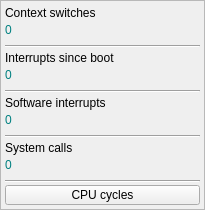
     <widget class="QFrame" name="cpudexdt">
      <property name="geometry">
       <rect>
        <x>5</x>
        <y>240</y>
        <width>205</width>
        <height>210</height>
       </rect>
      </property>
      <property name="sizePolicy">
       <sizepolicy hsizetype="Fixed" vsizetype="Fixed">
        <horstretch>0</horstretch>
        <verstretch>0</verstretch>
       </sizepolicy>
      </property>
      <property name="minimumSize">
       <size>
        <width>205</width>
        <height>210</height>
       </size>
      </property>
      <property name="maximumSize">
       <size>
        <width>205</width>
        <height>210</height>
       </size>
      </property>
      <property name="frameShape">
       <enum>QFrame::StyledPanel</enum>
      </property>
      <property name="frameShadow">
       <enum>QFrame::Raised</enum>
      </property>
      <widget class="QLabel" name="cpudcsnm">
       <property name="geometry">
        <rect>
         <x>5</x>
         <y>20</y>
         <width>195</width>
         <height>20</height>
        </rect>
       </property>
       <property name="sizePolicy">
        <sizepolicy hsizetype="Fixed" vsizetype="Fixed">
         <horstretch>0</horstretch>
         <verstretch>0</verstretch>
        </sizepolicy>
       </property>
       <property name="minimumSize">
        <size>
         <width>195</width>
         <height>20</height>
        </size>
       </property>
       <property name="maximumSize">
        <size>
         <width>195</width>
         <height>20</height>
        </size>
       </property>
       <property name="styleSheet">
        <string notr="true">font: 15pt &quot;JetBrains Mono&quot;;
color: #008080;</string>
       </property>
       <property name="text">
        <string>0</string>
       </property>
      </widget>
      <widget class="QLabel" name="cpudcslb">
       <property name="geometry">
        <rect>
         <x>5</x>
         <y>5</y>
         <width>195</width>
         <height>15</height>
        </rect>
       </property>
       <property name="sizePolicy">
        <sizepolicy hsizetype="Fixed" vsizetype="Fixed">
         <horstretch>0</horstretch>
         <verstretch>0</verstretch>
        </sizepolicy>
       </property>
       <property name="minimumSize">
        <size>
         <width>195</width>
         <height>15</height>
        </size>
       </property>
       <property name="maximumSize">
        <size>
         <width>195</width>
         <height>15</height>
        </size>
       </property>
       <property name="text">
        <string>Context switches</string>
       </property>
      </widget>
      <widget class="Line" name="cpudlin1">
       <property name="geometry">
        <rect>
         <x>5</x>
         <y>45</y>
         <width>195</width>
         <height>3</height>
        </rect>
       </property>
       <property name="sizePolicy">
        <sizepolicy hsizetype="Fixed" vsizetype="Fixed">
         <horstretch>0</horstretch>
         <verstretch>0</verstretch>
        </sizepolicy>
       </property>
       <property name="minimumSize">
        <size>
         <width>195</width>
         <height>3</height>
        </size>
       </property>
       <property name="maximumSize">
        <size>
         <width>195</width>
         <height>3</height>
        </size>
       </property>
       <property name="orientation">
        <enum>Qt::Horizontal</enum>
       </property>
      </widget>
      <widget class="QLabel" name="cpudinnm">
       <property name="geometry">
        <rect>
         <x>5</x>
         <y>65</y>
         <width>195</width>
         <height>20</height>
        </rect>
       </property>
       <property name="sizePolicy">
        <sizepolicy hsizetype="Fixed" vsizetype="Fixed">
         <horstretch>0</horstretch>
         <verstretch>0</verstretch>
        </sizepolicy>
       </property>
       <property name="minimumSize">
        <size>
         <width>195</width>
         <height>20</height>
        </size>
       </property>
       <property name="maximumSize">
        <size>
         <width>195</width>
         <height>20</height>
        </size>
       </property>
       <property name="styleSheet">
        <string notr="true">font: 15pt &quot;JetBrains Mono&quot;;
color: #008080;</string>
       </property>
       <property name="text">
        <string>0</string>
       </property>
      </widget>
      <widget class="Line" name="cpudlin2">
       <property name="geometry">
        <rect>
         <x>5</x>
         <y>90</y>
         <width>195</width>
         <height>3</height>
        </rect>
       </property>
       <property name="sizePolicy">
        <sizepolicy hsizetype="Fixed" vsizetype="Fixed">
         <horstretch>0</horstretch>
         <verstretch>0</verstretch>
        </sizepolicy>
       </property>
       <property name="minimumSize">
        <size>
         <width>195</width>
         <height>3</height>
        </size>
       </property>
       <property name="maximumSize">
        <size>
         <width>195</width>
         <height>3</height>
        </size>
       </property>
       <property name="orientation">
        <enum>Qt::Horizontal</enum>
       </property>
      </widget>
      <widget class="QLabel" name="cpudinlb">
       <property name="geometry">
        <rect>
         <x>5</x>
         <y>50</y>
         <width>195</width>
         <height>15</height>
        </rect>
       </property>
       <property name="sizePolicy">
        <sizepolicy hsizetype="Fixed" vsizetype="Fixed">
         <horstretch>0</horstretch>
         <verstretch>0</verstretch>
        </sizepolicy>
       </property>
       <property name="minimumSize">
        <size>
         <width>195</width>
         <height>15</height>
        </size>
       </property>
       <property name="maximumSize">
        <size>
         <width>195</width>
         <height>15</height>
        </size>
       </property>
       <property name="text">
        <string>Interrupts since boot</string>
       </property>
      </widget>
      <widget class="Line" name="cpudlin3">
       <property name="geometry">
        <rect>
         <x>5</x>
         <y>135</y>
         <width>195</width>
         <height>3</height>
        </rect>
       </property>
       <property name="sizePolicy">
        <sizepolicy hsizetype="Fixed" vsizetype="Fixed">
         <horstretch>0</horstretch>
         <verstretch>0</verstretch>
        </sizepolicy>
       </property>
       <property name="minimumSize">
        <size>
         <width>195</width>
         <height>3</height>
        </size>
       </property>
       <property name="maximumSize">
        <size>
         <width>195</width>
         <height>3</height>
        </size>
       </property>
       <property name="orientation">
        <enum>Qt::Horizontal</enum>
       </property>
      </widget>
      <widget class="QLabel" name="cpudsinm">
       <property name="geometry">
        <rect>
         <x>5</x>
         <y>110</y>
         <width>195</width>
         <height>20</height>
        </rect>
       </property>
       <property name="sizePolicy">
        <sizepolicy hsizetype="Fixed" vsizetype="Fixed">
         <horstretch>0</horstretch>
         <verstretch>0</verstretch>
        </sizepolicy>
       </property>
       <property name="minimumSize">
        <size>
         <width>195</width>
         <height>20</height>
        </size>
       </property>
       <property name="maximumSize">
        <size>
         <width>195</width>
         <height>20</height>
        </size>
       </property>
       <property name="styleSheet">
        <string notr="true">font: 15pt &quot;JetBrains Mono&quot;;
color: #008080;</string>
       </property>
       <property name="text">
        <string>0</string>
       </property>
      </widget>
      <widget class="QLabel" name="cpudsilb">
       <property name="geometry">
        <rect>
         <x>5</x>
         <y>95</y>
         <width>195</width>
         <height>15</height>
        </rect>
       </property>
       <property name="sizePolicy">
        <sizepolicy hsizetype="Fixed" vsizetype="Fixed">
         <horstretch>0</horstretch>
         <verstretch>0</verstretch>
        </sizepolicy>
       </property>
       <property name="minimumSize">
        <size>
         <width>195</width>
         <height>15</height>
        </size>
       </property>
       <property name="maximumSize">
        <size>
         <width>195</width>
         <height>15</height>
        </size>
       </property>
       <property name="text">
        <string>Software interrupts</string>
       </property>
      </widget>
      <widget class="Line" name="cpudlin4">
       <property name="geometry">
        <rect>
         <x>5</x>
         <y>180</y>
         <width>195</width>
         <height>3</height>
        </rect>
       </property>
       <property name="sizePolicy">
        <sizepolicy hsizetype="Fixed" vsizetype="Fixed">
         <horstretch>0</horstretch>
         <verstretch>0</verstretch>
        </sizepolicy>
       </property>
       <property name="minimumSize">
        <size>
         <width>195</width>
         <height>3</height>
        </size>
       </property>
       <property name="maximumSize">
        <size>
         <width>195</width>
         <height>3</height>
        </size>
       </property>
       <property name="orientation">
        <enum>Qt::Horizontal</enum>
       </property>
      </widget>
      <widget class="QLabel" name="cpudscnm">
       <property name="geometry">
        <rect>
         <x>5</x>
         <y>155</y>
         <width>195</width>
         <height>20</height>
        </rect>
       </property>
       <property name="sizePolicy">
        <sizepolicy hsizetype="Fixed" vsizetype="Fixed">
         <horstretch>0</horstretch>
         <verstretch>0</verstretch>
        </sizepolicy>
       </property>
       <property name="minimumSize">
        <size>
         <width>195</width>
         <height>20</height>
        </size>
       </property>
       <property name="maximumSize">
        <size>
         <width>195</width>
         <height>20</height>
        </size>
       </property>
       <property name="styleSheet">
        <string notr="true">font: 15pt &quot;JetBrains Mono&quot;;
color: #008080;</string>
       </property>
       <property name="text">
        <string>0</string>
       </property>
      </widget>
      <widget class="QLabel" name="cpudsclb">
       <property name="geometry">
        <rect>
         <x>5</x>
         <y>140</y>
         <width>195</width>
         <height>15</height>
        </rect>
       </property>
       <property name="sizePolicy">
        <sizepolicy hsizetype="Fixed" vsizetype="Fixed">
         <horstretch>0</horstretch>
         <verstretch>0</verstretch>
        </sizepolicy>
       </property>
       <property name="minimumSize">
        <size>
         <width>195</width>
         <height>15</height>
        </size>
       </property>
       <property name="maximumSize">
        <size>
         <width>195</width>
         <height>15</height>
        </size>
       </property>
       <property name="text">
        <string>System calls</string>
       </property>
      </widget>
      <widget class="QPushButton" name="cpudtmbt">
       <property name="geometry">
        <rect>
         <x>5</x>
         <y>185</y>
         <width>195</width>
         <height>20</height>
        </rect>
       </property>
       <property name="sizePolicy">
        <sizepolicy hsizetype="Fixed" vsizetype="Fixed">
         <horstretch>0</horstretch>
         <verstretch>0</verstretch>
        </sizepolicy>
       </property>
       <property name="minimumSize">
        <size>
         <width>195</width>
         <height>20</height>
        </size>
       </property>
       <property name="maximumSize">
        <size>
         <width>195</width>
         <height>20</height>
        </size>
       </property>
       <property name="text">
        <string>CPU cycles</string>
       </property>
      </widget>
     </widget>
